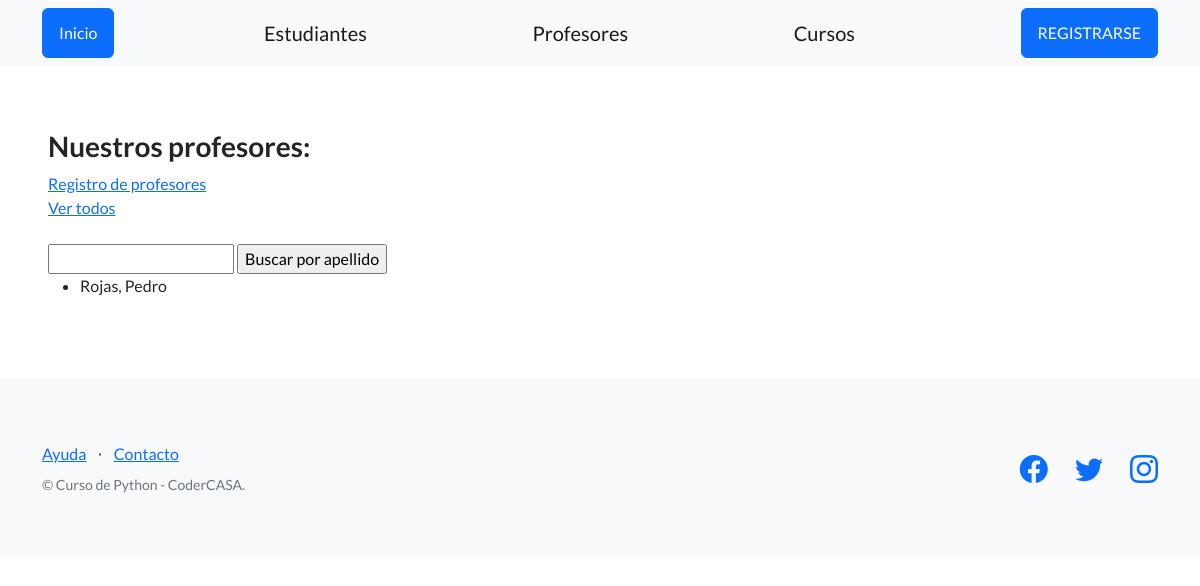
Before: /estudios/eprofesores/ with the older database file.
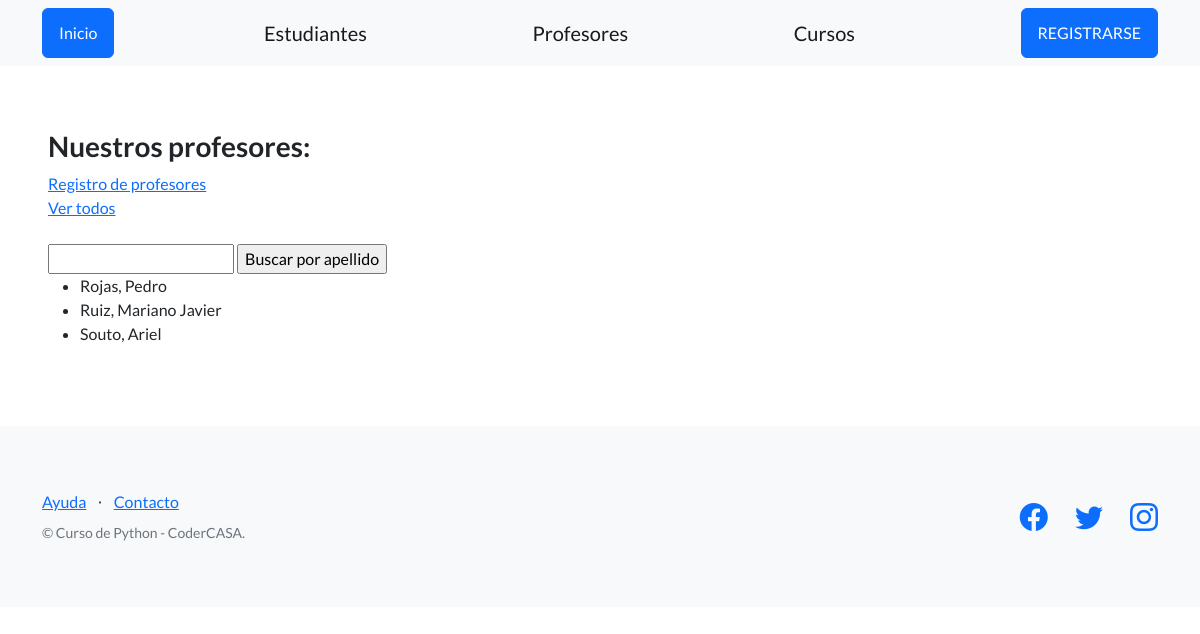
After: the same page with the newer database file.
### control_estudios/models.py (models this page shows, shortened)
class Profesor(models.Model):
    apellido=models.CharField(max_length=256)
    nombre=models.CharField(max_length=256)
    email=models.EmailField(blank=True)
    telefono=models.CharField(max_length=20,blank=True)
    dni=models.CharField(max_length=32)
    fecha_nacimiento=models.DateField(null=True)
    profesion=models.CharField(max_length=128)

### control_estudios/views.py (the view)
# urls.py: path("eprofesores/",listar_profesores, name ="lista_profesores"),
def listar_profesores(request):
    contexto = {
        "profesores": Profesor.objects.all()
    }
    http_response = render(
    request=request,
    template_name='control_estudios/lista_profesores.html',
    context=contexto,
    )
    return http_response

### control_estudios/templates/control_estudios/lista_profesores.html (shortened to what this page needs)
{%extends "base.html"%}
{% block contenido %}
    <h3>Nuestros profesores:</h3>
    <a href = "{% url 'crear_profesores' %}"> Registro de profesores <br>
    <a href = "{% url 'lista_profesores' %}"> Ver todos
    </a>
    <br><br>
    <form action="{% url 'buscar_profesor' %}" method="post">
      <input type="text" name="busqueda">
      <input type="submit" value="Buscar por apellido">
    <ul>
    {% for profesor in profesores %}
    <li>
      {{profesor.apellido}}, {{profesor.nombre}}
    </li>
    {% empty %}
    <p>No se encontró el Profesor.</p>
    {% endfor %}
    </ul>
{% endblock contenido %}

### templates_base/base.html (shortened to what this page needs)
{% load static %}
<!DOCTYPE html>
<html lang="en">
    <head>
        <link href="https://cdn.jsdelivr.net/npm/bootstrap-icons@1.5.0/font/bootstrap-icons.css" rel="stylesheet" type="text/css" />
        <link href="{% static 'css/styles.css' %}" rel="stylesheet" />
    </head>
    <body>
        <nav class="navbar navbar-light bg-light static-top">
            <div class="container">
                <a class="btn btn-primary" href="{% url 'inicio' %}">Inicio</a>
                <a class="navbar-brand" href="{% url 'lista_estudiante' %}">Estudiantes</a>
                <a class="navbar-brand" href="{% url 'lista_profesores' %}">Profesores</a>
                <a class="navbar-brand" href="{% url 'lista_cursos' %}">Cursos</a>
                <a class="btn btn-primary" href="{% url 'crear_estudiante' %}">REGISTRARSE</a>
            </div>
        </nav>
        <section style="padding:4rem 3rem;">
            {% block contenido %}
            {% endblock contenido %}
        </section>
        <footer class="footer bg-light">
            <div class="container">
                <div class="row">
                    <div class="col-lg-6 h-100 text-center text-lg-start my-auto">
                        <ul class="list-inline mb-2">
                            <li class="list-inline-item"><a href="#!">Ayuda</a></li>
                            <li class="list-inline-item">⋅</li>
                            <li class="list-inline-item"><a href="#!">Contacto</a></li>
                        </ul>
                        <p class="text-muted small mb-4 mb-lg-0">&copy; Curso de Python - CoderCASA.</p>
                    </div>
                    <div class="col-lg-6 h-100 text-center text-lg-end my-auto">
                        <ul class="list-inline mb-0">
                            <li class="list-inline-item me-4">
                                <a href="https://www.facebook.com/Coderhouse/"><i class="bi-facebook fs-3"></i></a>
                            </li>
                            <li class="list-inline-item me-4">
                                <a href="https://twitter.com/coderhouse"><i class="bi-twitter fs-3"></i></a>
                            </li>
                            <li class="list-inline-item">
                                <a href="https://www.instagram.com/coderhouse/?hl=en"><i class="bi-instagram fs-3"></i></a>
                            </li>
                        </ul>
                    </div>
                </div>
            </div>
        </footer>
    </body>
</html>

Changed rows visible on the page:
added Profesor: apellido "Ruiz", nombre "Mariano Javier"
added Profesor: apellido "Souto", nombre "Ariel"
